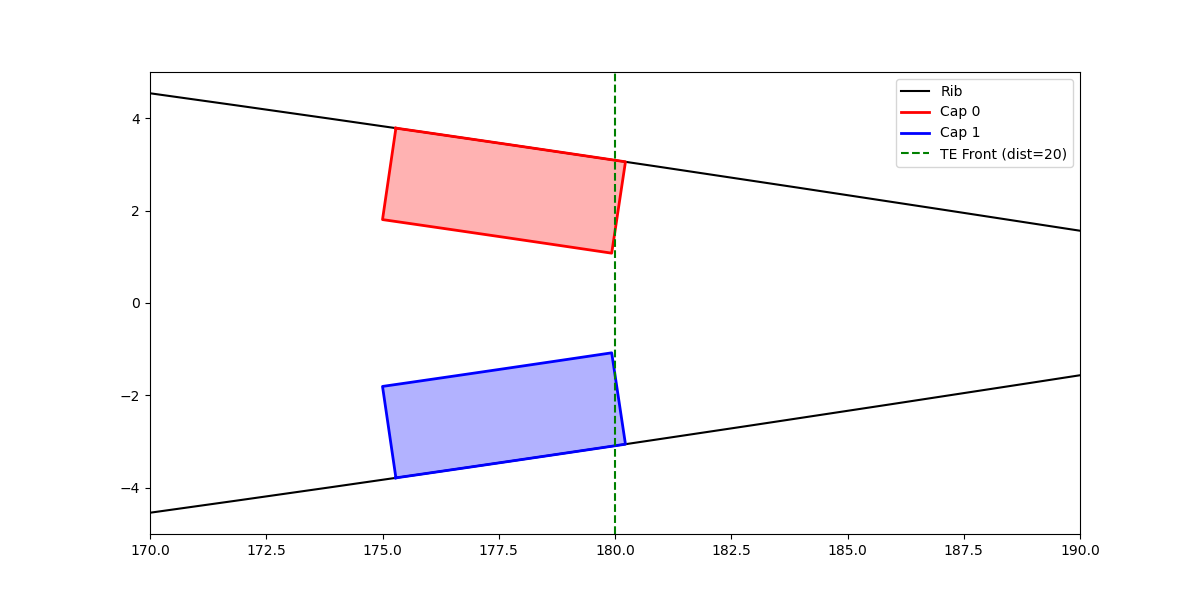

The script that saved this image:
import numpy as np
import matplotlib.pyplot as plt
from core.engine import RibGeneratorEngine
from shapely.geometry import Polygon

class FixedEngine(RibGeneratorEngine):
    def apply_te_caps(self, rib_poly, u_x_orig, u_y_orig, l_x_orig, l_y_orig, te_cut, cap_thick, spar_x, spar_y, R_mat,
                      uf_act, uf_w, ur_act, ur_w, lf_act, lf_w, lr_act, lr_w):
        u_pts_rev = np.column_stack((u_x_orig[::-1], u_y_orig[::-1]))
        dist_u = np.zeros(len(u_pts_rev))
        dist_u[1:] = np.cumsum(np.linalg.norm(np.diff(u_pts_rev, axis=0), axis=1))

        l_pts_rev = np.column_stack((l_x_orig[::-1], l_y_orig[::-1]))
        dist_l = np.zeros(len(l_pts_rev))
        dist_l[1:] = np.cumsum(np.linalg.norm(np.diff(l_pts_rev, axis=0), axis=1))

        groove_polys = []
        cap_pts_list = []

        te_start = te_cut + 10.0
        t = max(cap_thick, 0.1) if cap_thick > 0 else 0.1

        def build_cap(pts_rev, dist_arr, is_upper):
            f_act = uf_act if is_upper else lf_act
            f_w = uf_w if is_upper else lf_w
            r_act = ur_act if is_upper else lr_act
            r_w = ur_w if is_upper else lr_w

            zones = []
            if f_act and f_w > 0: zones.append((te_start + f_w, te_start + 0.01, True))
            if r_act and r_w > 0: zones.append((r_w, 0.0, False))

            for start_d, end_d, is_front in zones:
                if start_d <= 0 or start_d <= end_d: continue

                p_start = np.array([np.interp(start_d, dist_arr, pts_rev[:, 0]), np.interp(start_d, dist_arr, pts_rev[:, 1])])
                p_end = np.array([np.interp(end_d, dist_arr, pts_rev[:, 0]), np.interp(end_d, dist_arr, pts_rev[:, 1])])

                mask = (dist_arr < start_d) & (dist_arr > end_d)
                inner_pts = pts_rev[mask][::-1]  # <--- FIX HERE

                surf_pts = [p_start]
                if len(inner_pts) > 0: surf_pts.extend(inner_pts)
                surf_pts.append(p_end)
                surf_pts = np.array(surf_pts)

                n_pts = len(surf_pts)
                in_bound, out_bound, cap_surf = [], [], []
                eps_out = 5.0

                for i in range(n_pts):
                    p = surf_pts[i]
                    if i < n_pts - 1: v = surf_pts[i+1] - p
                    else: v = p - surf_pts[i-1]

                    n = np.array([-v[1], v[0]])
                    n = n / np.linalg.norm(n) if np.linalg.norm(n) > 0 else np.array([0, 1])

                    if is_upper: n = -n if n[1] < 0 else n
                    else: n = -n if n[1] > 0 else n

                    if is_front and cap_thick > 0:
                        in_bound.append(p - n * cap_thick)
                        cap_surf.append(p)
                    else:
                        in_bound.append(p + n * 0.1)
                        cap_surf.append(p + n * (0.1 + t))

                    out_bound.append(p + n * eps_out)

                rot_pts = [(pt - [spar_x, spar_y]).dot(R_mat.T) + [spar_x, spar_y] for pt in in_bound + out_bound[::-1]]
                cap_geom = cap_surf + in_bound[::-1]
                rot_cap = [(pt - [spar_x, spar_y]).dot(R_mat.T) + [spar_x, spar_y] for pt in cap_geom]
                cap_pts_list.append(np.array(rot_cap))

        build_cap(u_pts_rev, dist_u, True); build_cap(l_pts_rev, dist_l, False)
        return rib_poly, cap_pts_list

engine = FixedEngine()
u_x = np.linspace(0, 200, 200)
u_y = 10 * np.sin(np.pi * u_x / 200)
l_x = np.linspace(0, 200, 200)
l_y = -10 * np.sin(np.pi * l_x / 200)
pts = np.vstack([np.column_stack((u_x, u_y)), np.column_stack((l_x[::-1], l_y[::-1]))])
rib_poly = Polygon(pts)

poly, caps = engine.apply_te_caps(rib_poly, u_x, u_y, l_x, l_y,
                                  10.0, 2.0, 50, 0, np.eye(2),
                                  True, 5.0, False, 0.0,
                                  True, 5.0, False, 0.0)

plt.figure(figsize=(12, 6))
if poly.geom_type == 'Polygon':
    plt.plot(*poly.exterior.xy, 'k-', label='Rib')
else:
    for geom in poly.geoms:
        plt.plot(*geom.exterior.xy, 'k-')

colors = ['r', 'b', 'g', 'm']
if caps:
    for i, cap_pts in enumerate(caps):
        p_c = Polygon(cap_pts)
        plt.plot(*p_c.exterior.xy, colors[i%4]+'-', linewidth=2, label=f'Cap {i}')
        plt.fill(*p_c.exterior.xy, colors[i%4], alpha=0.3)

plt.axvline(200 - 20.0, color='g', linestyle='--', label='TE Front (dist=20)')
plt.xlim(170, 190)
plt.ylim(-5, 5)
plt.legend()
plt.savefig('scratch/plot_caps6.png')
print("Saved plot_caps6.png")
for i, cap_pts in enumerate(caps):
    p_c = Polygon(cap_pts)
    min_x, min_y, max_x, max_y = p_c.bounds
    print(f"Fixed Cap {i} bounds: X=[{min_x:.2f}, {max_x:.2f}], Y=[{min_y:.2f}, {max_y:.2f}]")
